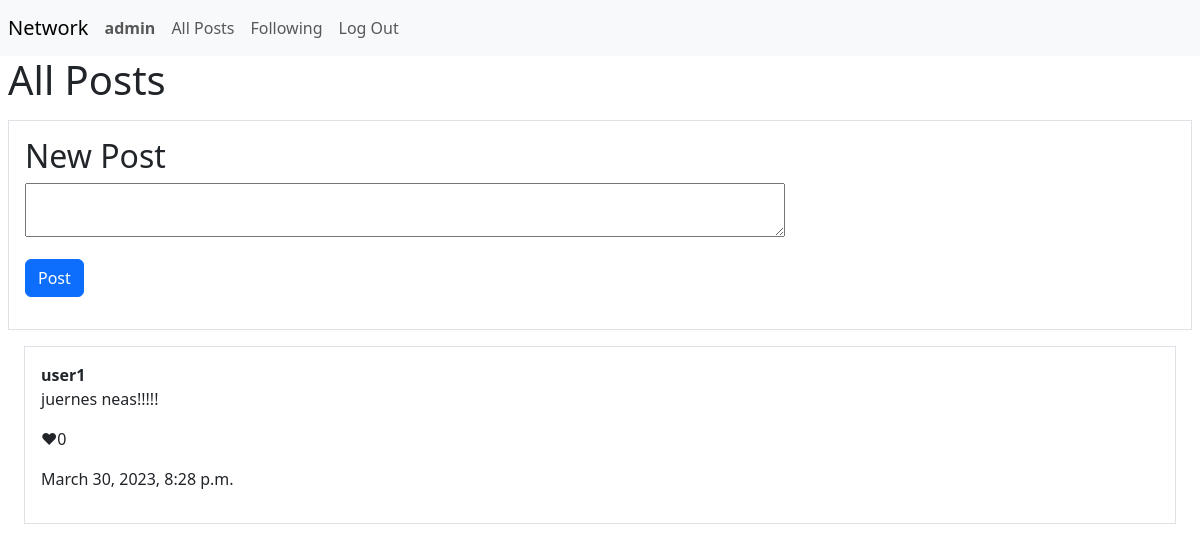
The page / (signed in) on the database as committed earlier.
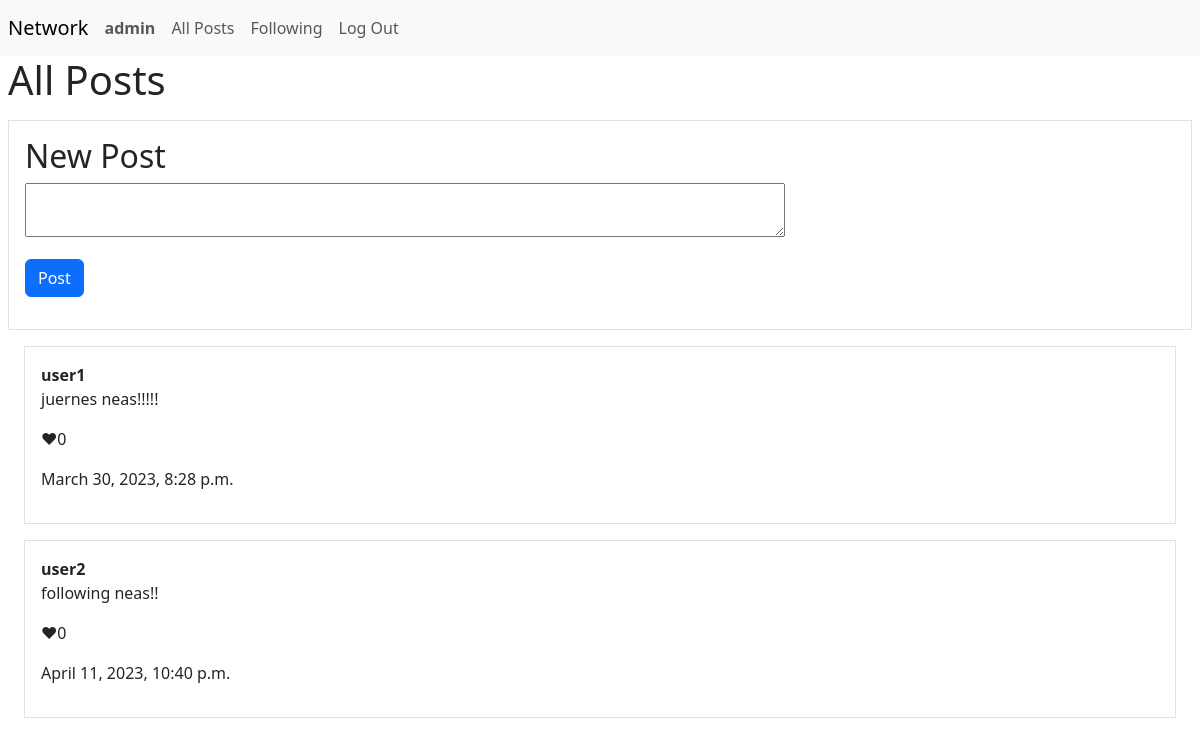
The same page on the database as committed later.
### network/models.py (models this page shows)
class User(AbstractUser):
    pass

class Posts(models.Model):
    poster = models.ForeignKey("User", on_delete=models.CASCADE, related_name="posts")
    content = models.TextField(max_length=280)
    timestamp = models.DateTimeField(auto_now_add=True)
    likes = models.IntegerField(default=0)

### network/views.py (the view)
# urls.py: path("", views.index, name="index"),
def index(request):
    if request.user.is_authenticated:
        return render(request, "network/index.html", {
            "posts": Posts.objects.all()
        })
    else:
        return render(request, "network/index.html")

### network/templates/network/index.html (shortened to what this page needs)
{% extends "network/layout.html" %}
{% block body %}
    {% if user.is_authenticated %}
    <div>
        <h1>All Posts</h1>
    </div>
    <div class=" border p-3 my-3">
        <h2>New Post</h2>
        <form action="{% url 'new_post' %}" method="post">
            <textarea name="content" row="4" cols="80"></textarea>
            <br/>
            <input type="submit" value="Post" class="btn btn-primary my-3"/>
        </form>
    </div>
    <div>
        {% for post in posts %}
            <div class="border p-3 m-3">
                <b>{{ post.poster.username }}</b>
                <p>{{ post.content }}</p>
                <p> ♥{{ post.likes }}</p>
                <p>{{ post.timestamp }}</p>
            </div>
        {% endfor %}
        </div>
    {% endif %}
{% endblock %}

### network/templates/network/layout.html (shortened to what this page needs)
{% load static %}
<!DOCTYPE html>
<html lang="en">
    <head>
        <link href="https://cdn.jsdelivr.net/npm/bootstrap@5.3.0-alpha2/dist/css/bootstrap.min.css" rel="stylesheet">
        <link href="{% static 'network/styles.css' %}" rel="stylesheet">
    </head>
    <body>
        <nav class="navbar navbar-expand-lg navbar-light bg-light">
            <a class="navbar-brand mx-2" href="#">Network</a>
            <div>
              <ul class="navbar-nav mr-auto">
                {% if user.is_authenticated %}
                    <li class="nav-item">
                        <a class="nav-link" href="#"><strong>{{ user.username }}</strong></a>
                    </li>
                {% endif %}
                <li class="nav-item">
                  <a class="nav-link" href="{% url 'index' %}">All Posts</a>
                </li>
                {% if user.is_authenticated %}
                    <li class="nav-item">
                        <a class="nav-link" href="{% url 'following' %}">Following</a>
                    </li>
                    <li class="nav-item">
                        <a class="nav-link" href="{% url 'logout' %}">Log Out</a>
                    </li>
                {% endif %}
              </ul>
            </div>
          </nav>
        <div class="body mx-2">
            {% block body %}
            {% endblock %}
        </div>
    </body>
</html>

Rows that differ between the two databases and show on the page:
added Posts: poster.username "user2", content "following neas!!", likes "0", timestamp "April 11, 2023, 10:40 p.m."
